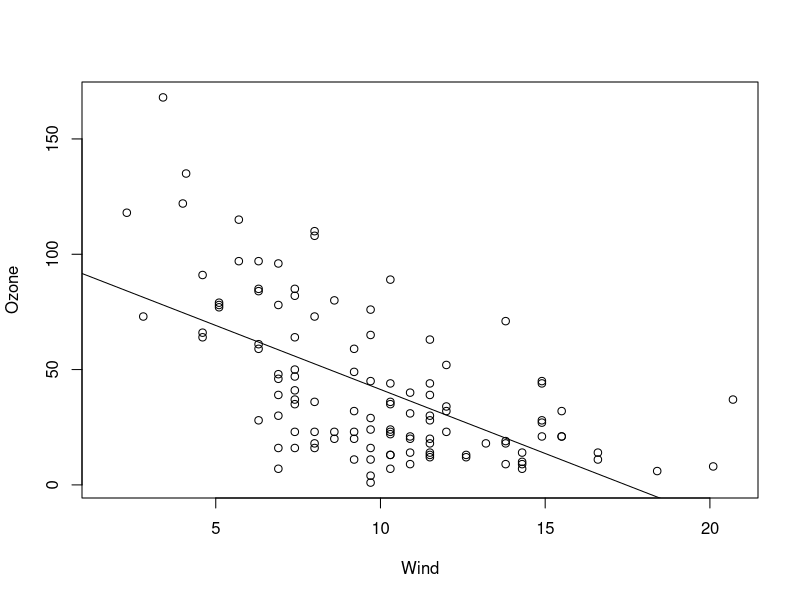
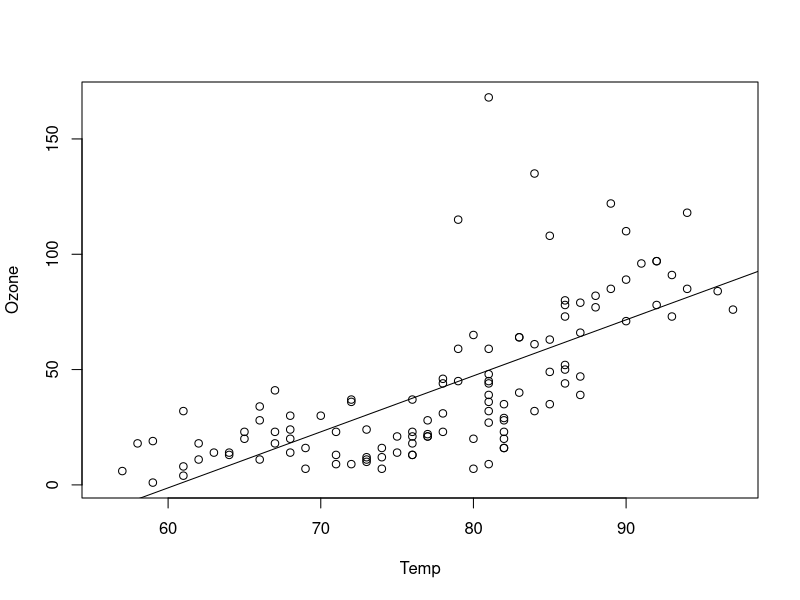
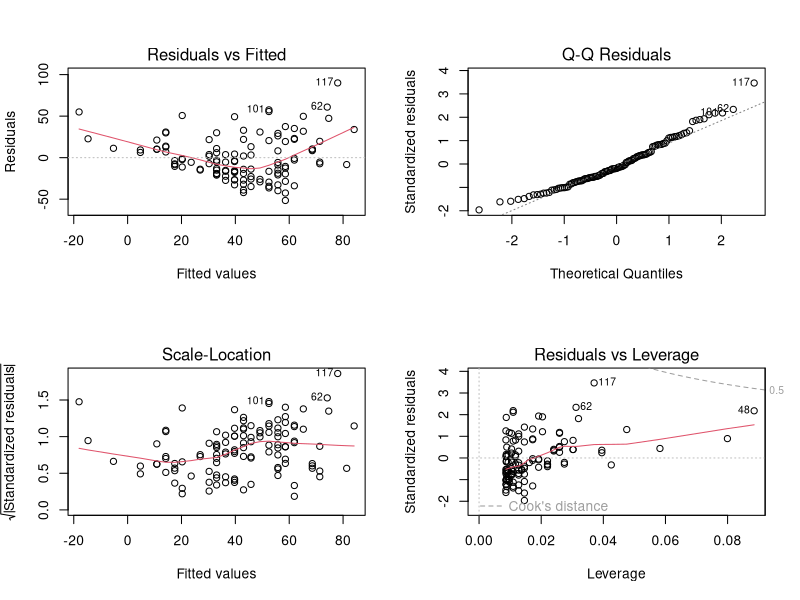
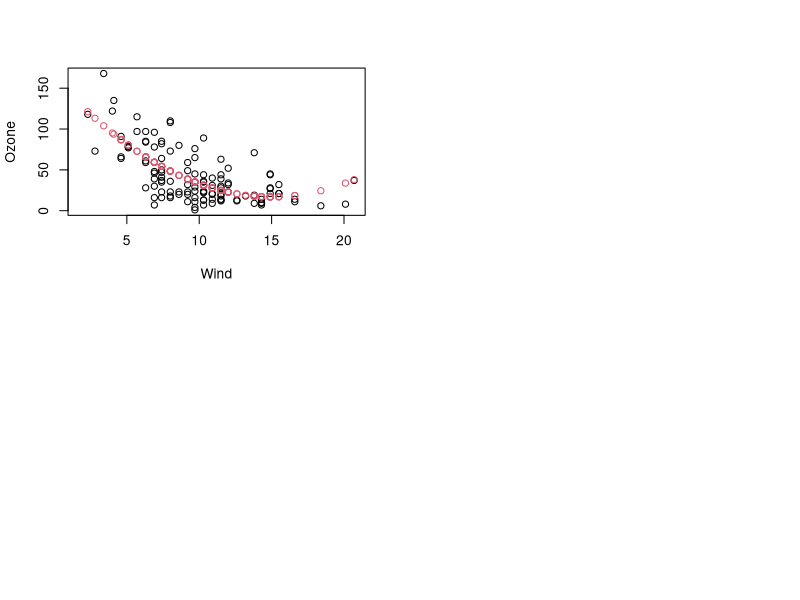

Recreate these plots in R, in order.
## ----GetData, eval=FALSE-------------------------------------------------
data(airquality) 

## ----OzoneLM1------------------------------------------------------------
Ozone.lm1 = lm(Ozone~Wind, data=airquality) 
Ozone.lm1 
summary(Ozone.lm1) 
anova(Ozone.lm1) 
Ozone.lm2 = lm(Ozone~Temp, data=airquality) 
summary(Ozone.lm2) 
anova(Ozone.lm2) 

## ----GetDetails----------------------------------------------------------
names(Ozone.lm1) 
names(summary(Ozone.lm1)) 
summary(Ozone.lm1)$r.squared 

## ----OzoneWindWithLine---------------------------------------------------
attach(airquality) 
plot(Wind, Ozone) 
abline(Ozone.lm1) 

## ----OzoneTempWithLine---------------------------------------------------
plot(Temp, Ozone) 
abline(Ozone.lm2) 
detach(airquality) 

## ----OzoneWindResidPlots-------------------------------------------------
par(mfrow=c(2,2)) 
plot(Ozone.lm1) 

## ----GetValues1----------------------------------------------------------
Ozone.resid1 = resid(Ozone.lm1) 
Ozone.fitted1 = fitted(Ozone.lm1) 
Ozone.lev1 = hatvalues(Ozone.lm1) 

## ----Leverages-----------------------------------------------------------
mean(Ozone.lev1) 
max(Ozone.lev1) 
Ozone.lev1[Ozone.lev1>2*mean(Ozone.lev1)] 

## ----OzonePoly2----------------------------------------------------------
Ozone.poly2 = lm(Ozone~poly(Wind,2, raw=TRUE), data=airquality) 
summary(Ozone.poly2) 

## ----OzonePoly3----------------------------------------------------------
Ozone.poly3 = lm(Ozone~poly(Wind,3, raw=TRUE), data=airquality) 

## ----OzoneANOVA----------------------------------------------------------
anova(Ozone.lm1, Ozone.poly2, Ozone.poly3) 

## ----QuadAddPoints-------------------------------------------------------
plot(Ozone~Wind, data=airquality) 
points(airquality$Wind[!is.na(airquality$Ozone)], fitted(Ozone.poly2), col=2) 

## ----OzoneLM3------------------------------------------------------------
Ozone.lm3 = lm(Ozone~Wind+Temp, data=airquality) 

## ----OzoneLM4------------------------------------------------------------
Ozone.lm4 = lm(Ozone~poly(Wind,2)+Temp, data=airquality) 

## ----OzoneANOVA2---------------------------------------------------------
anova(Ozone.lm2, Ozone.lm3, Ozone.lm4) 

## ----OzoneLM5------------------------------------------------------------
Ozone.lm5 = lm(Ozone~poly(Wind,2)*Temp, data=airquality) 
summary(Ozone.lm5) 

## ----OzoneANOVA3---------------------------------------------------------
anova(Ozone.lm5, Ozone.lm4) 

